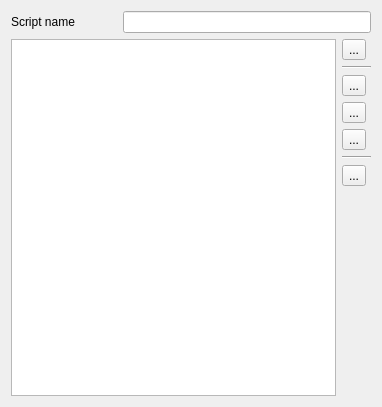
<?xml version="1.0" encoding="UTF-8"?>
<ui version="4.0">
 <class>ScriptEditor</class>
 <widget class="QWidget" name="ScriptEditor">
  <property name="geometry">
   <rect>
    <x>0</x>
    <y>0</y>
    <width>382</width>
    <height>407</height>
   </rect>
  </property>
  <property name="windowTitle">
   <string>Script editor</string>
  </property>
  <layout class="QGridLayout" name="gridLayout">
   <item row="0" column="0">
    <widget class="QLabel" name="m_nameLabel">
     <property name="text">
      <string>Script name</string>
     </property>
    </widget>
   </item>
   <item row="0" column="1" colspan="3">
    <widget class="QLineEdit" name="m_nameEdit"/>
   </item>
   <item row="1" column="0" rowspan="8" colspan="3">
    <widget class="QTextEdit" name="m_editor">
     <property name="sizePolicy">
      <sizepolicy hsizetype="Expanding" vsizetype="Expanding">
       <horstretch>0</horstretch>
       <verstretch>1</verstretch>
      </sizepolicy>
     </property>
     <property name="lineWrapMode">
      <enum>QTextEdit::NoWrap</enum>
     </property>
     <property name="tabStopWidth">
      <number>20</number>
     </property>
    </widget>
   </item>
   <item row="1" column="3">
    <widget class="QToolButton" name="m_addButton">
     <property name="toolTip">
      <string>Add new command to cursor position</string>
     </property>
     <property name="text">
      <string>...</string>
     </property>
     <property name="icon">
      <iconset resource="qlcui.qrc">
       <normaloff>:/edit_add.png</normaloff>:/edit_add.png</iconset>
     </property>
     <property name="iconSize">
      <size>
       <width>26</width>
       <height>26</height>
      </size>
     </property>
     <property name="popupMode">
      <enum>QToolButton::InstantPopup</enum>
     </property>
     <property name="arrowType">
      <enum>Qt::NoArrow</enum>
     </property>
    </widget>
   </item>
   <item row="2" column="3">
    <widget class="Line" name="line">
     <property name="orientation">
      <enum>Qt::Horizontal</enum>
     </property>
    </widget>
   </item>
   <item row="3" column="3">
    <widget class="QToolButton" name="m_cutButton">
     <property name="toolTip">
      <string>Cut selected text to clipboard</string>
     </property>
     <property name="text">
      <string>...</string>
     </property>
     <property name="icon">
      <iconset resource="qlcui.qrc">
       <normaloff>:/editcut.png</normaloff>:/editcut.png</iconset>
     </property>
     <property name="iconSize">
      <size>
       <width>26</width>
       <height>26</height>
      </size>
     </property>
    </widget>
   </item>
   <item row="4" column="3">
    <widget class="QToolButton" name="m_copyButton">
     <property name="toolTip">
      <string>Copy selected text to clipboard</string>
     </property>
     <property name="text">
      <string>...</string>
     </property>
     <property name="icon">
      <iconset resource="qlcui.qrc">
       <normaloff>:/editcopy.png</normaloff>:/editcopy.png</iconset>
     </property>
     <property name="iconSize">
      <size>
       <width>26</width>
       <height>26</height>
      </size>
     </property>
    </widget>
   </item>
   <item row="5" column="3">
    <widget class="QToolButton" name="m_pasteButton">
     <property name="toolTip">
      <string>Paste text from clipboard at cursor</string>
     </property>
     <property name="text">
      <string>...</string>
     </property>
     <property name="icon">
      <iconset resource="qlcui.qrc">
       <normaloff>:/editpaste.png</normaloff>:/editpaste.png</iconset>
     </property>
     <property name="iconSize">
      <size>
       <width>26</width>
       <height>26</height>
      </size>
     </property>
    </widget>
   </item>
   <item row="6" column="3">
    <widget class="Line" name="line_2">
     <property name="orientation">
      <enum>Qt::Horizontal</enum>
     </property>
    </widget>
   </item>
   <item row="7" column="3">
    <widget class="QToolButton" name="m_undoButton">
     <property name="toolTip">
      <string>Undo</string>
     </property>
     <property name="text">
      <string>...</string>
     </property>
     <property name="icon">
      <iconset resource="qlcui.qrc">
       <normaloff>:/undo.png</normaloff>:/undo.png</iconset>
     </property>
     <property name="iconSize">
      <size>
       <width>26</width>
       <height>26</height>
      </size>
     </property>
    </widget>
   </item>
   <item row="8" column="3">
    <spacer name="verticalSpacer">
     <property name="orientation">
      <enum>Qt::Vertical</enum>
     </property>
     <property name="sizeHint" stdset="0">
      <size>
       <width>29</width>
       <height>161</height>
      </size>
     </property>
    </spacer>
   </item>
  </layout>
 </widget>
 <resources>
  <include location="qlcui.qrc"/>
 </resources>
 <connections>
  <connection>
   <sender>m_cutButton</sender>
   <signal>clicked()</signal>
   <receiver>m_editor</receiver>
   <slot>cut()</slot>
   <hints>
    <hint type="sourcelabel">
     <x>439</x>
     <y>104</y>
    </hint>
    <hint type="destinationlabel">
     <x>243</x>
     <y>107</y>
    </hint>
   </hints>
  </connection>
  <connection>
   <sender>m_copyButton</sender>
   <signal>clicked()</signal>
   <receiver>m_editor</receiver>
   <slot>copy()</slot>
   <hints>
    <hint type="sourcelabel">
     <x>444</x>
     <y>149</y>
    </hint>
    <hint type="destinationlabel">
     <x>196</x>
     <y>160</y>
    </hint>
   </hints>
  </connection>
  <connection>
   <sender>m_pasteButton</sender>
   <signal>clicked()</signal>
   <receiver>m_editor</receiver>
   <slot>paste()</slot>
   <hints>
    <hint type="sourcelabel">
     <x>438</x>
     <y>191</y>
    </hint>
    <hint type="destinationlabel">
     <x>251</x>
     <y>199</y>
    </hint>
   </hints>
  </connection>
  <connection>
   <sender>m_undoButton</sender>
   <signal>clicked()</signal>
   <receiver>m_editor</receiver>
   <slot>undo()</slot>
   <hints>
    <hint type="sourcelabel">
     <x>441</x>
     <y>236</y>
    </hint>
    <hint type="destinationlabel">
     <x>283</x>
     <y>237</y>
    </hint>
   </hints>
  </connection>
 </connections>
</ui>
